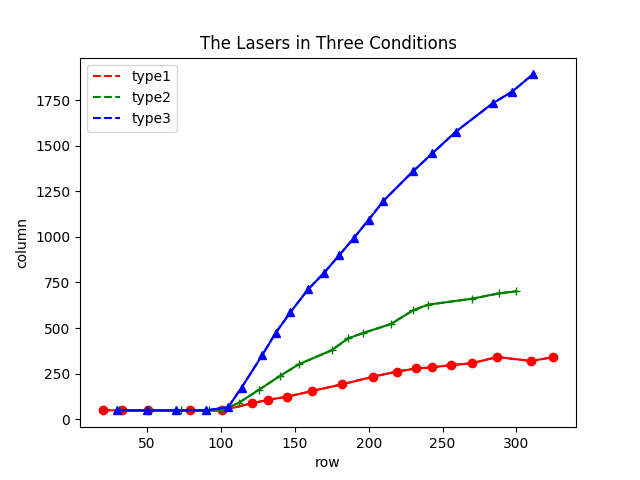

The Python source for this figure:
import numpy as np
import matplotlib.pyplot as plt  
x1=[20,33,51,79,101,121,132,145,162,182,203,219,232,243,256,270,287,310,325]
y1=[49,48,48,48,48,87,106,123,155,191,233,261,278,284,297,307,341,319,341]
x2=[31,52,73,92,101,112,126,140,153,175,186,196,215,230,240,270,288,300]
y2=[48,48,48,48,49,89,162,237,302,378,443,472,522,597,628,661,690,702]
x3=[30,50,70,90,105,114,128,137,147,159,170,180,190,200,210,230,243,259,284,297,311]
y3=[48,48,48,48,66,173,351,472,586,712,804,899,994,1094,1198,1360,1458,1578,1734,1797,1892]
#p1=np.poly1d(np.polyfit(x1[5:],y1[5:],1))
#p2=np.poly1d(np.polyfit(x2[5:],y2[5:],1))
#p3=np.poly1d(np.polyfit(x3[5:],y3[5:],1))
x=np.arange(20,350)
#l1=plt.plot(x,p1(x),'r--',label='type1')
#l2=plt.plot(x,p2(x),'g--',label='type2')
#l3=plt.plot(x,p3(x),'b--',label='type3')
l1=plt.plot(x1,y1,'r--',label='type1')
l2=plt.plot(x2,y2,'g--',label='type2')
l3=plt.plot(x3,y3,'b--',label='type3')
plt.plot(x1,y1,'ro-',x2,y2,'g+-',x3,y3,'b^-')
plt.title('The Lasers in Three Conditions')
plt.xlabel('row')
plt.ylabel('column')
plt.legend()
plt.show()
